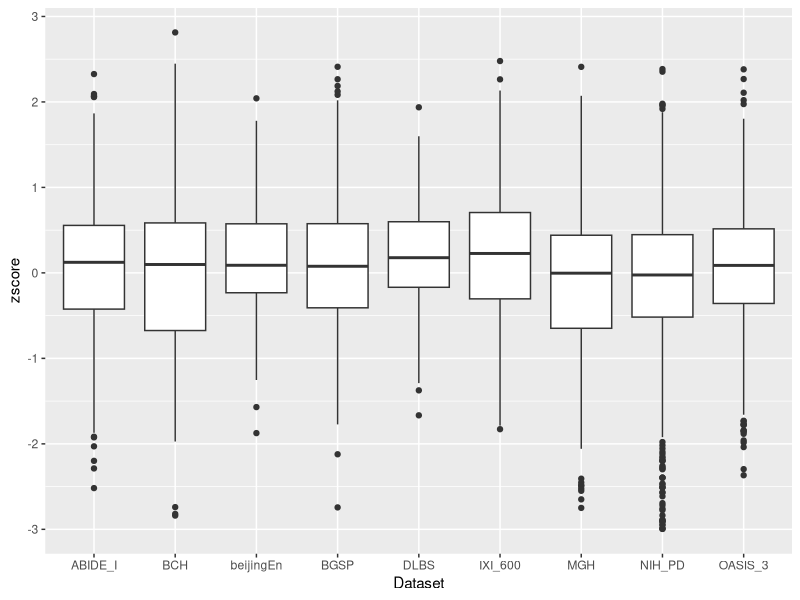
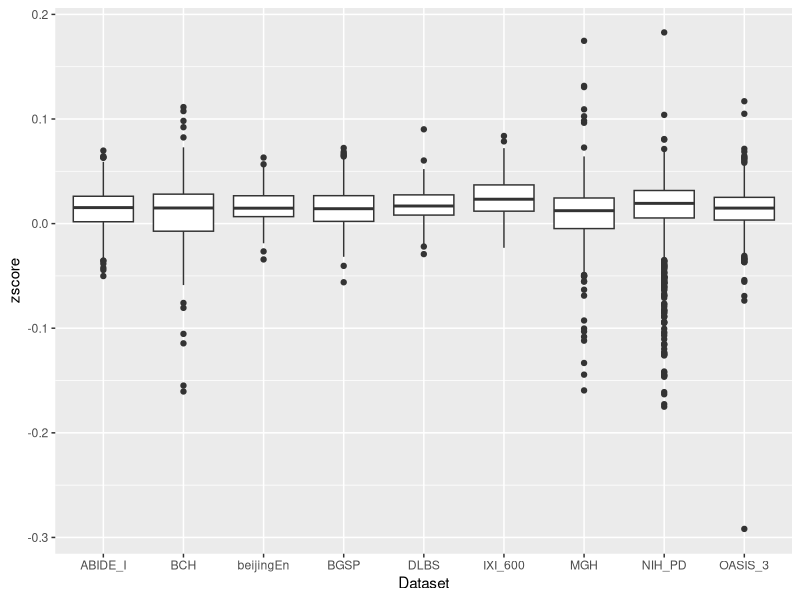
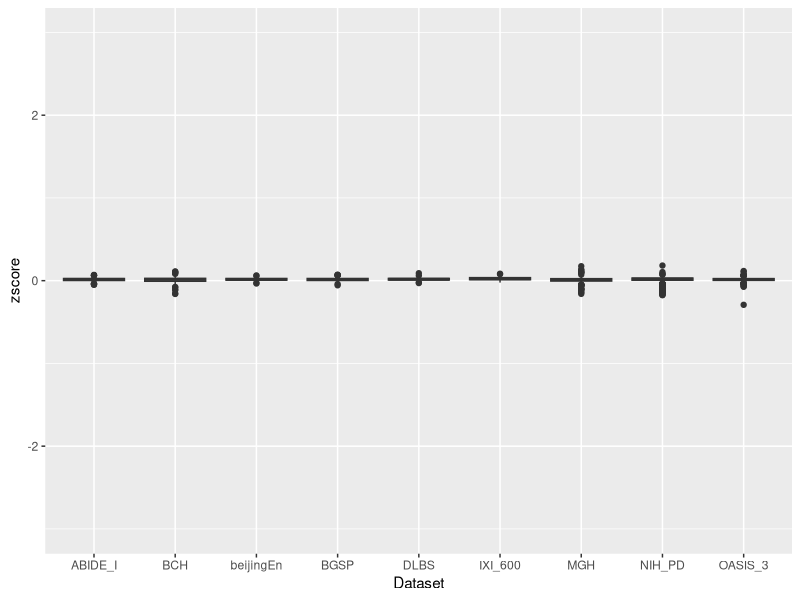
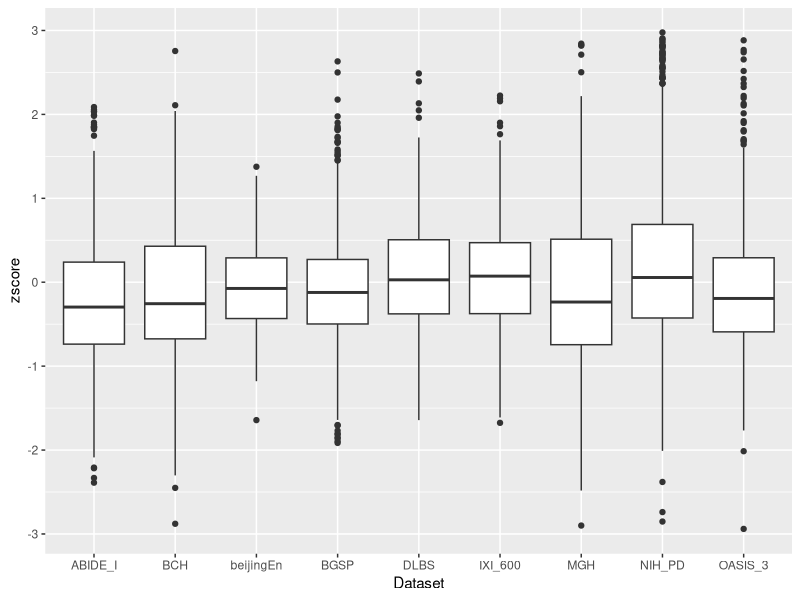
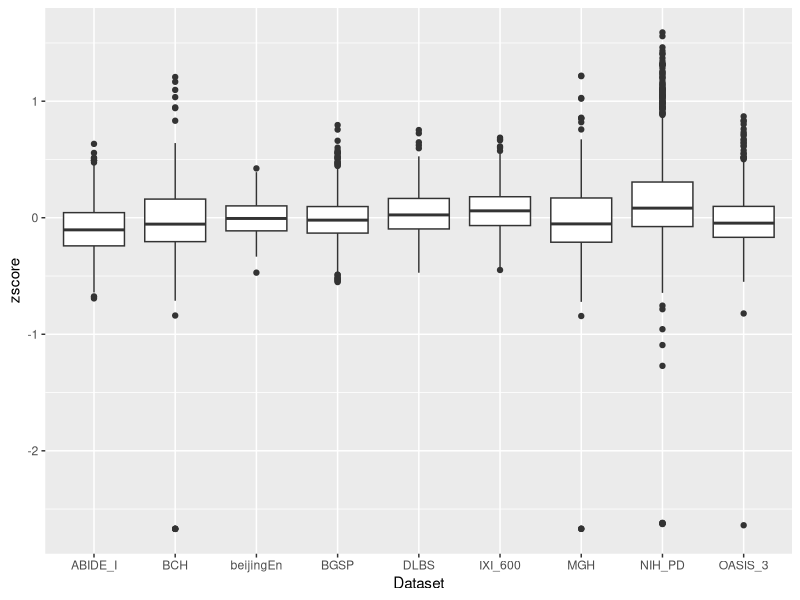
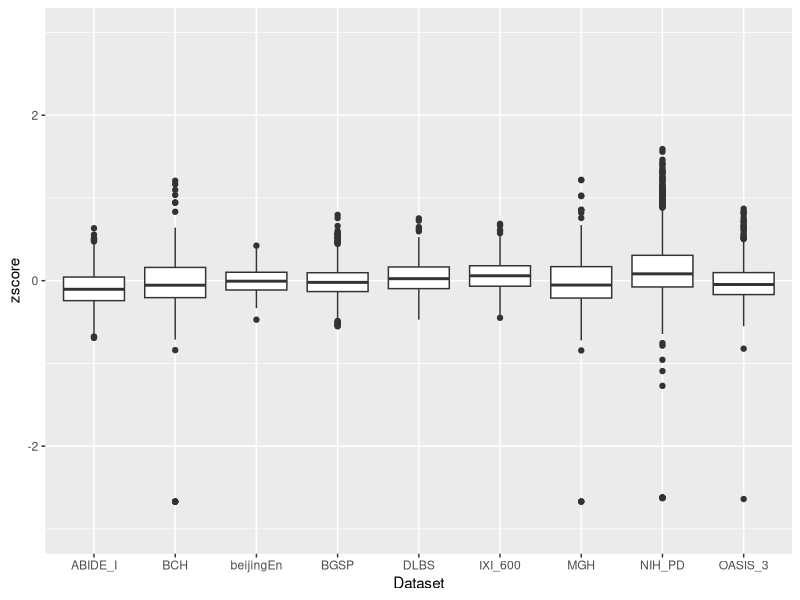
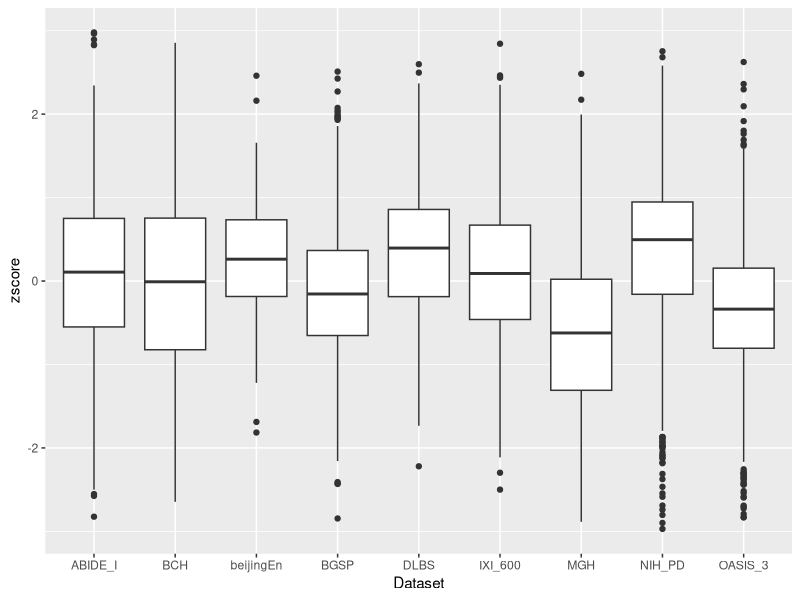
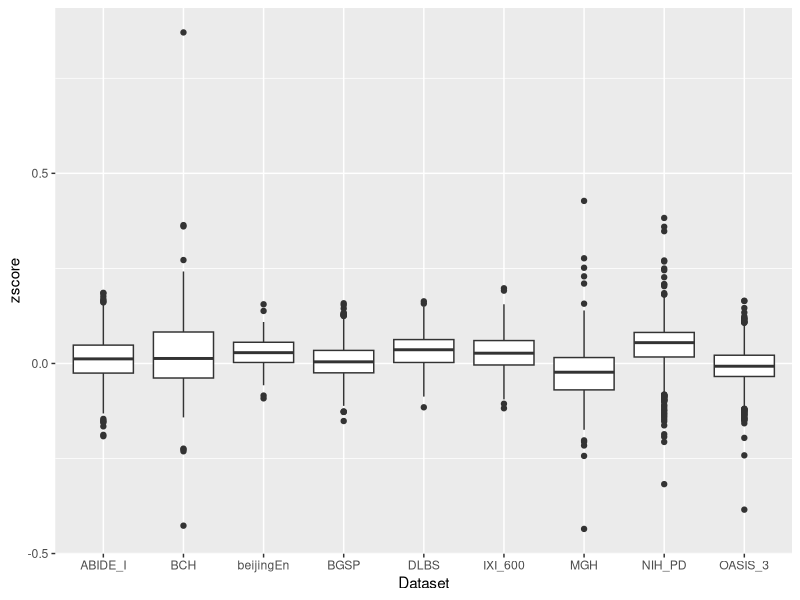

Write the R code that produced these figures, in order.
library(ggplot2)
#library(tidyverse)
#install.packages("dplyr")
library(dplyr)

setwd("/Users/dzhang/Gits/EvanBCHProj/z_score/05_09_2022_ouyang_new_way/output_RH_thickness")

preharmo_data <- read.csv("preHarmo.csv", stringsAsFactors = TRUE)
postharmo_data <- read.csv("PostHarmon_all.csv", stringsAsFactors = TRUE)

adjustByMeanData <- function(data, feature) {
  data1 <-data[data$Mean != 0, ]
  adjByMeanData<-data1 %>% mutate(adjByMean=({{feature}}/(data1$Mean))) %>% select(Dataset, {{feature}}, adjByMean, Mean)
  adjByMeanData
}

getZScore0 <- function(data) {
  zscore_data<-data %>% mutate(zscore=(adjByMean - mean(adjByMean))/sd(adjByMean))
  zscore_data
}

getZScore <- function(data) {
  zscore_data<-data %>% mutate(zscore=(adjByMean - mean(adjByMean))/sd(adjByMean))
  zscore_data
}

rmOutlier <- function(data, low, high) {
  data[data$zscore<high & data$zscore>low, ]
}

zscore_plot <- function(data, feature, low=-3.0, high=3.0) {
  t1<-adjustByMeanData(data, {{feature}})
  t2<-getZScore(t1)
  t3<-rmOutlier(t2, low, high)
  u<-ggplot(t3, aes(x=Dataset, y=zscore))
  u + geom_boxplot()
}

# boxplot with fixed scale (zscore always displayed within (-3.0, 3.0) range)
zscore_plot_fs <- function(data, feature, low=-3.0, high=3.0) {
  t1<-adjustByMeanData(data, {{feature}})
  t2<-getZScore(t1)
  t3<-rmOutlier(t2, low, high)
  u<-ggplot(t3, aes(x=Dataset, y=zscore))
  u + geom_boxplot() + ylim(low, high)
}

zscore_plot(preharmo_data, rh_bankssts_thickness)
zscore_plot(postharmo_data, rh_bankssts_thickness)
zscore_plot_fs(postharmo_data, rh_bankssts_thickness)

zscore_plot(preharmo_data, rh_caudalanteriorcingulate_thickness)
zscore_plot(postharmo_data, rh_caudalanteriorcingulate_thickness)
zscore_plot_fs(postharmo_data, rh_caudalanteriorcingulate_thickness)

zscore_plot(preharmo_data, rh_caudalmiddlefrontal_thickness)
zscore_plot(postharmo_data, rh_caudalmiddlefrontal_thickness)
zscore_plot_fs(postharmo_data, rh_caudalmiddlefrontal_thickness)

zscore_plot(preharmo_data, rh_cuneus_thickness)
zscore_plot(postharmo_data, rh_cuneus_thickness)
zscore_plot_fs(postharmo_data, rh_cuneus_thickness)

zscore_plot(preharmo_data, rh_entorhinal_thickness)
zscore_plot(postharmo_data, rh_entorhinal_thickness)
zscore_plot_fs(postharmo_data, rh_entorhinal_thickness)

zscore_plot(preharmo_data, rh_fusiform_thickness)
zscore_plot(postharmo_data, rh_fusiform_thickness)
zscore_plot_fs(postharmo_data, rh_fusiform_thickness)

zscore_plot(preharmo_data, rh_inferiorparietal_thickness)
zscore_plot(postharmo_data, rh_inferiorparietal_thickness)
zscore_plot_fs(postharmo_data, rh_inferiorparietal_thickness)

zscore_plot(preharmo_data, rh_inferiortemporal_thickness)
zscore_plot(postharmo_data, rh_inferiortemporal_thickness)
zscore_plot_fs(postharmo_data, rh_inferiortemporal_thickness)

zscore_plot(preharmo_data, rh_isthmuscingulate_thickness)
zscore_plot(postharmo_data, rh_isthmuscingulate_thickness)
zscore_plot_fs(postharmo_data, rh_isthmuscingulate_thickness)

zscore_plot(preharmo_data, rh_lateraloccipital_thickness)
zscore_plot(postharmo_data, rh_lateraloccipital_thickness)
zscore_plot_fs(postharmo_data, rh_lateraloccipital_thickness)

zscore_plot(preharmo_data, rh_lateralorbitofrontal_thickness)
zscore_plot(postharmo_data, rh_lateralorbitofrontal_thickness)
zscore_plot_fs(postharmo_data, rh_lateralorbitofrontal_thickness)

zscore_plot(preharmo_data, rh_lingual_thickness)
zscore_plot(postharmo_data, rh_lingual_thickness)
zscore_plot_fs(postharmo_data, rh_lingual_thickness)

zscore_plot(preharmo_data, rh_medialorbitofrontal_thickness)
zscore_plot(postharmo_data, rh_medialorbitofrontal_thickness)
zscore_plot_fs(postharmo_data, rh_medialorbitofrontal_thickness)

zscore_plot(preharmo_data, rh_middletemporal_thickness)
zscore_plot(postharmo_data, rh_middletemporal_thickness)
zscore_plot_fs(postharmo_data, rh_middletemporal_thickness)

zscore_plot(preharmo_data, rh_parahippocampal_thickness)
zscore_plot(postharmo_data, rh_parahippocampal_thickness)
zscore_plot_fs(postharmo_data, rh_parahippocampal_thickness)

zscore_plot(preharmo_data, rh_paracentral_thickness)
zscore_plot(postharmo_data, rh_paracentral_thickness)
zscore_plot_fs(postharmo_data, rh_paracentral_thickness)

zscore_plot(preharmo_data, rh_parsopercularis_thickness)
zscore_plot(postharmo_data, rh_parsopercularis_thickness)
zscore_plot_fs(postharmo_data, rh_parsopercularis_thickness)

zscore_plot(preharmo_data, rh_parsorbitalis_thickness)
zscore_plot(postharmo_data, rh_parsorbitalis_thickness)
zscore_plot_fs(postharmo_data, rh_parsorbitalis_thickness)

zscore_plot(preharmo_data, rh_parstriangularis_thickness)
zscore_plot(postharmo_data, rh_parstriangularis_thickness)
zscore_plot_fs(postharmo_data, rh_parstriangularis_thickness)

zscore_plot(preharmo_data, rh_pericalcarine_thickness)
zscore_plot(postharmo_data, rh_pericalcarine_thickness)
zscore_plot_fs(postharmo_data, rh_pericalcarine_thickness)

zscore_plot(preharmo_data, rh_postcentral_thickness)
zscore_plot(postharmo_data, rh_postcentral_thickness)
zscore_plot_fs(postharmo_data, rh_postcentral_thickness)

zscore_plot(preharmo_data, rh_posteriorcingulate_thickness)
zscore_plot(postharmo_data, rh_posteriorcingulate_thickness)
zscore_plot_fs(postharmo_data, rh_posteriorcingulate_thickness)

zscore_plot(preharmo_data, rh_precentral_thickness)
zscore_plot(postharmo_data, rh_precentral_thickness)
zscore_plot_fs(postharmo_data, rh_precentral_thickness)

zscore_plot(preharmo_data, rh_precuneus_thickness)
zscore_plot(postharmo_data, rh_precuneus_thickness)
zscore_plot_fs(postharmo_data, rh_precuneus_thickness)

zscore_plot(preharmo_data, rh_rostralanteriorcingulate_thickness)
zscore_plot(postharmo_data, rh_rostralanteriorcingulate_thickness)
zscore_plot_fs(postharmo_data, rh_rostralanteriorcingulate_thickness)

zscore_plot(preharmo_data, rh_rostralmiddlefrontal_thickness)
zscore_plot(postharmo_data, rh_rostralmiddlefrontal_thickness)
zscore_plot_fs(postharmo_data, rh_rostralmiddlefrontal_thickness)

zscore_plot(preharmo_data, rh_superiorfrontal_thickness)
zscore_plot(postharmo_data, rh_superiorfrontal_thickness)
zscore_plot_fs(postharmo_data, rh_superiorfrontal_thickness)

zscore_plot(preharmo_data, rh_superiorparietal_thickness)
zscore_plot(postharmo_data, rh_superiorparietal_thickness)
zscore_plot_fs(postharmo_data, rh_superiorparietal_thickness)

zscore_plot(preharmo_data, rh_superiortemporal_thickness)
zscore_plot(postharmo_data, rh_superiortemporal_thickness)
zscore_plot_fs(postharmo_data, rh_superiortemporal_thickness)

zscore_plot(preharmo_data, rh_supramarginal_thickness)
zscore_plot(postharmo_data, rh_supramarginal_thickness)
zscore_plot_fs(postharmo_data, rh_supramarginal_thickness)

zscore_plot(preharmo_data, rh_frontalpole_thickness)
zscore_plot(postharmo_data, rh_frontalpole_thickness)
zscore_plot_fs(postharmo_data, rh_frontalpole_thickness)

zscore_plot(preharmo_data, rh_temporalpole_thickness)
zscore_plot(postharmo_data, rh_temporalpole_thickness)
zscore_plot_fs(postharmo_data, rh_temporalpole_thickness)

zscore_plot(preharmo_data, rh_transversetemporal_thickness)
zscore_plot(postharmo_data, rh_transversetemporal_thickness)
zscore_plot_fs(postharmo_data, rh_transversetemporal_thickness)

zscore_plot(preharmo_data, rh_insula_thickness)
zscore_plot(postharmo_data, rh_insula_thickness)
zscore_plot_fs(postharmo_data, rh_insula_thickness)


